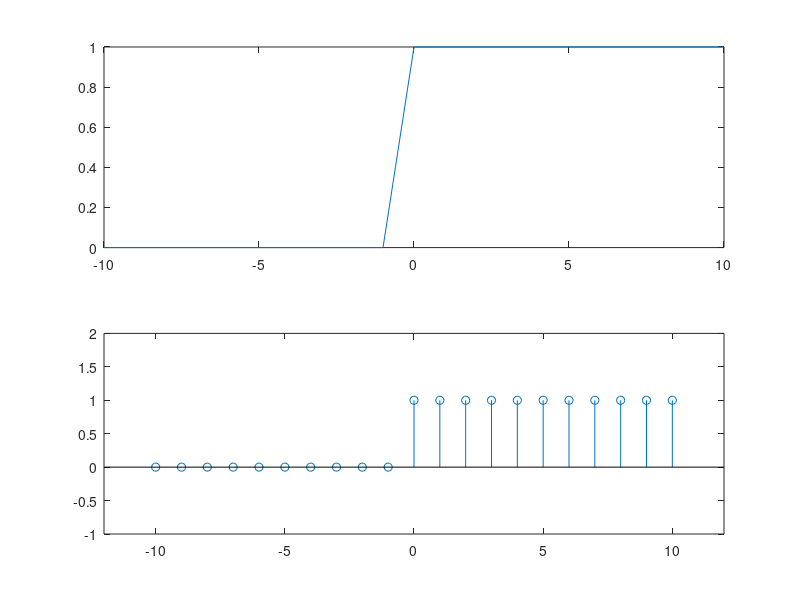

The MATLAB script that drew this image:
n=-10:10;
u=[zeros(1,10) ones(1,11)];
subplot(2,1,1);
plot(n,u);% continuous values
subplot(2,1,2);
stem(n,u)% discrete values
axis([-12 12 -1 2]);%this will show default axis length
